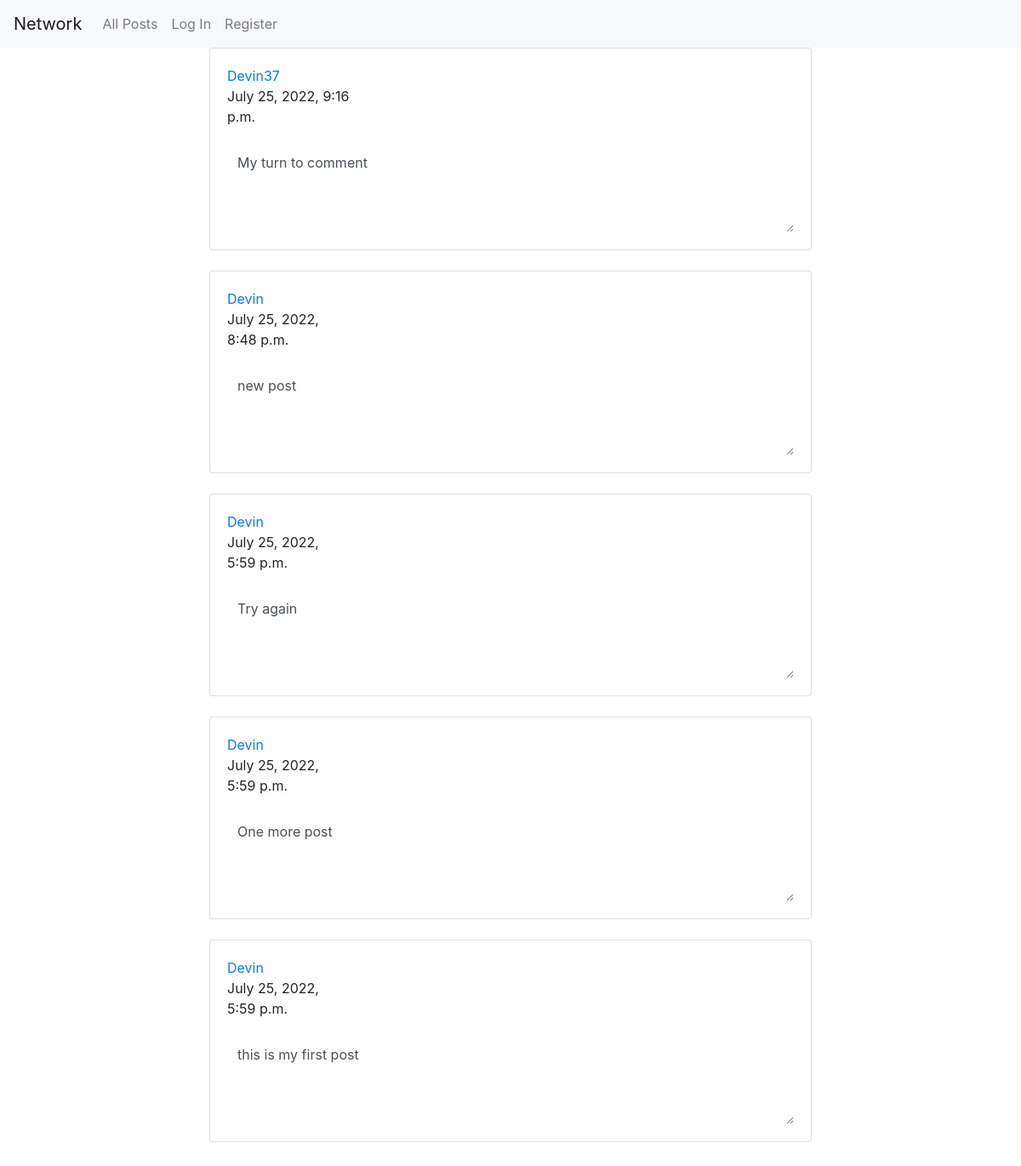
The app's page /, older data.
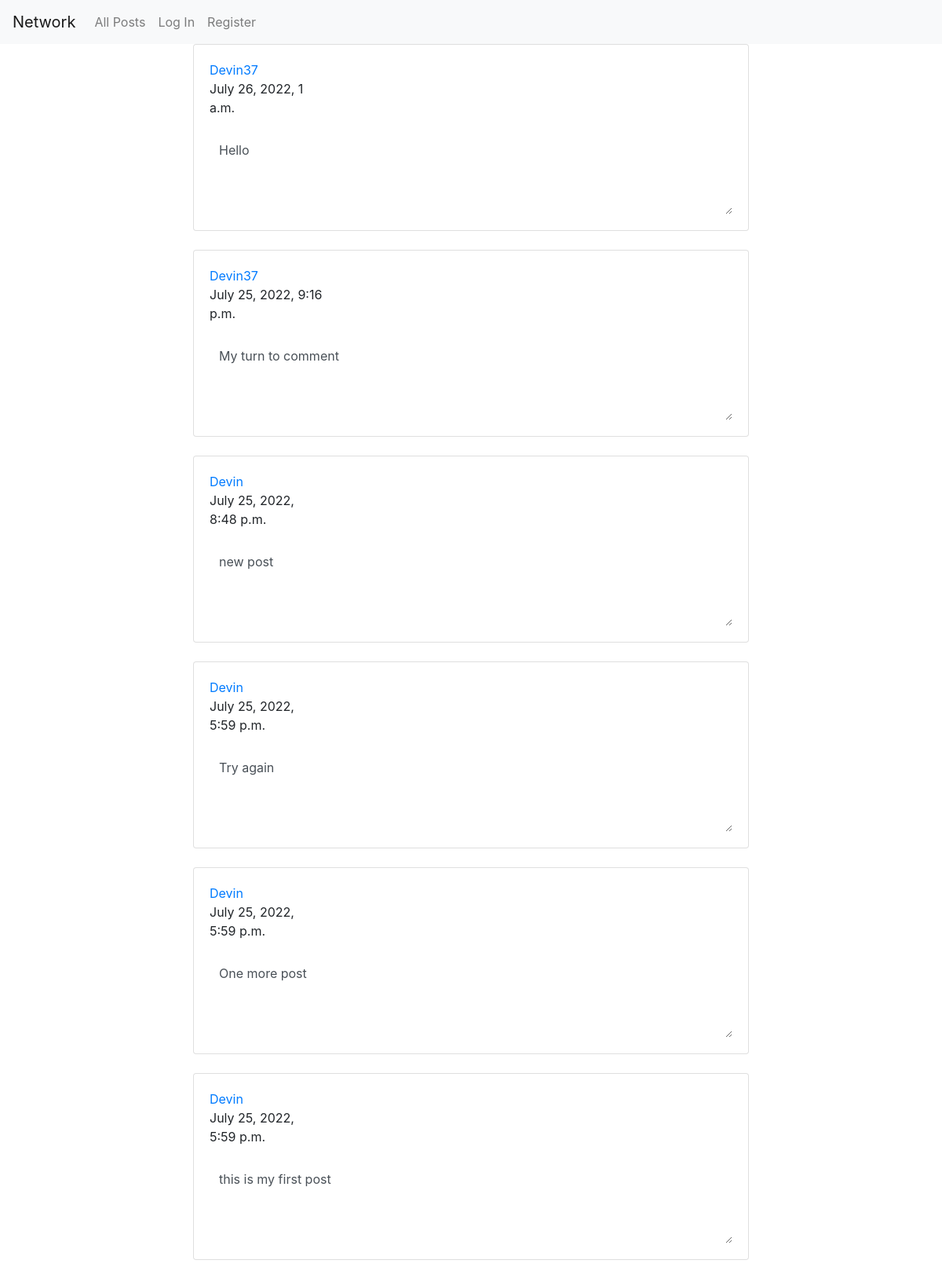
The same page, newer data.
### network/models.py (models this page shows, shortened)
class Post(models.Model):
    user = models.ForeignKey("User", on_delete=models.CASCADE, related_name="post_user")
    username = models.TextField(blank=True)
    body = models.TextField(blank=True)
    like_count = models.IntegerField(default=0)
    timestamp = models.DateTimeField(auto_now_add=True)

class User(AbstractUser):
    pass

### network/views.py (the view)
# urls.py: path("", views.index, name="index"),
def index(request):
    allposts = get_post_page(1)
    return render(request, "network/index.html", {
        "posts": allposts,
        "pages": "page"
    })

### network/views.py (called while the page is built)
def get_post_page(id):
    postData = Post.objects.all().order_by('-timestamp')
    return Paginator(postData, 10).page(id)

### network/templates/network/index.html (shortened to what this page needs)
{% extends "network/layout.html" %}
{% block body %}
<div id="index_view">
    <div class="row">
        <div class="inbox-wrapper">
            <div class="col-lg-12">
                <table class="table email-table no-wrap table-hover v-middle mb-0 font-14">
                    <tbody>
                    {% for item in posts %}
                        <tr>
                            <div class="card">
                                <div class="card-body">
                                    <div class="row">
                                        <div class="col-lg-3 ">
                                            <div class="aside-content">
                                                <div class="aside-header">
                                                    <a href="#" data-name="{{ item.user }}" class="postMaker">{{ item.user }}</a>
                                                    <div id="dateTime" class="date">{{ item.timestamp }}</div>
                                                    <br>
                                                </div>
                                            </div>
                                        </div>
                                    </div>
                                    <div class="email-body-div">
                                        <textarea disabled class="form-control" id="post-body">{{ item.body }}</textarea>
                                    </div>
                                </div>
                            </div>
                        </tr>
                    <br>
                    {% endfor %}
                    </tbody>
                </table>
            </div>
        </div>
    </div>
</div>
{% endblock body %}

Row changes from the older to the newer data that the page shows:
added Post: user "Devin37", timestamp "July 26, 2022, 1 a.m.", body "Hello"
